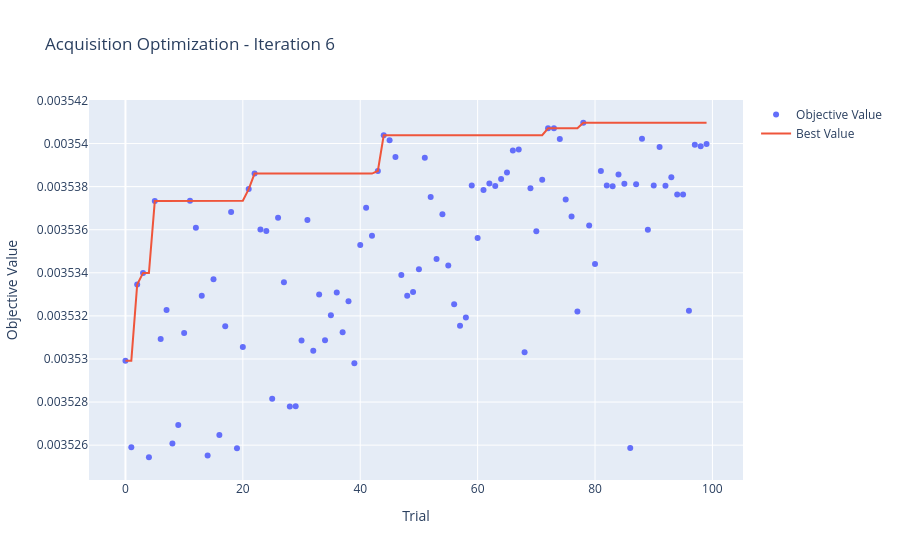

Here is the notebook cell this chart was saved with:
### Markdown cell above
## Optuna Visualization Options

The Optuna-based optimizer exposes multiple visualization methods to analyze optimization behavior across both levels:
- **Acquisition Function Optimization**: How Optuna explores the GP's acquisition function landscape
- **Hyperparameter Optimization**: How Optuna adapts GP hyperparameters over iterations

Available plots:
1. **Optimization History** — Best value found over trials
2. **Parameter Importances** — Which parameters matter most
3. **Parallel Coordinates** — Parameter trade-offs and interactions
4. **Slice Plot** — Individual parameter impact on objective

### Code cell
# Visualization 1: Acquisition Function Optimization History
print("=" * 60)
print("ACQUISITION FUNCTION OPTIMIZATION ANALYSIS")
print("=" * 60)

# Plot optimization history for the most recent acquisition study
fig_acq_hist = optimizer_func1.plot_acquisition_optimization()
if fig_acq_hist:
    fig_acq_hist.show()
    print("\nShowing how Optuna's TPE sampler explores the acquisition function landscape")
